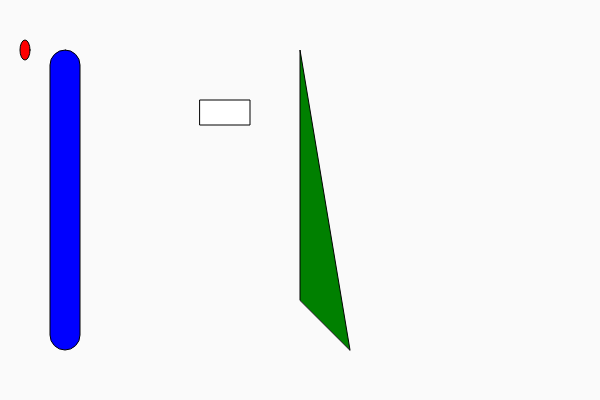
Frame 1 (no input)
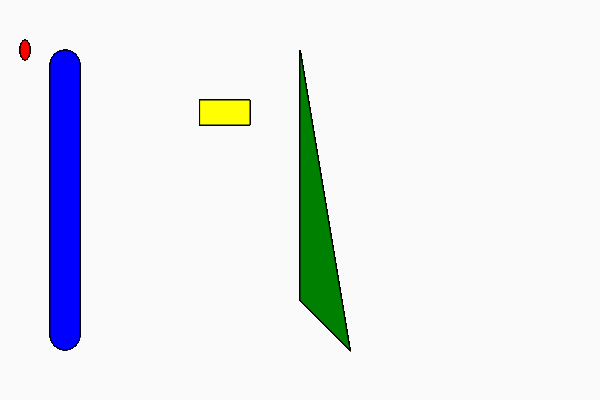
Frame 60 (no input)
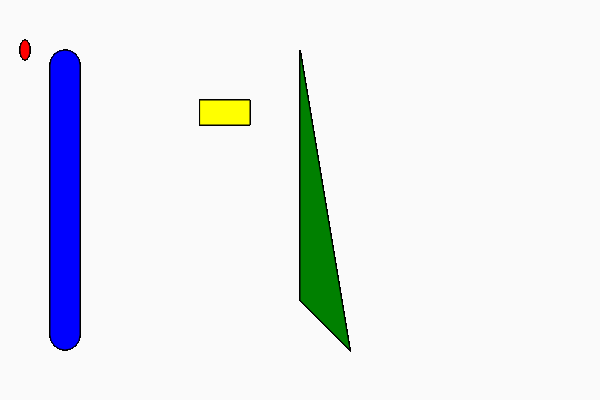
Frame 120 (the mouse pressed at the canvas centre since frame 60)

The p5.js sketch that drew these frames (run headless with seeded random() and noise() and a simulated clock; from frame 60 on, the mouse is pressed at the canvas centre):

// p5.js sketch
// ── sketch.js
function setup() {
  createCanvas(600, 400);                             // canvas size
  background(250);                                    // color or image of background
}

function draw() {
  rect(200,100, 50, 25);                              // first two is location of rectangle, last two is width and length
  fill("red");                                        // color of shape
    ellipse(25, 50, 10, 20);                          // first two is location of ellipse, last two is width and length
    fill("blue");                                     // color of shape
      rect(50, 50, 30, 300, 30);                      // first two is location of rectangle, next two is width and length, last is radius for rounded corners
      fill("green");                                  // color of shape
        triangle(300, 300, 300, 50, 350, 350);        // position of each corner of triangle, point A (x,y), point B (x,y), point C (x,y)
        fill("yellow");                               // color of shape
}
